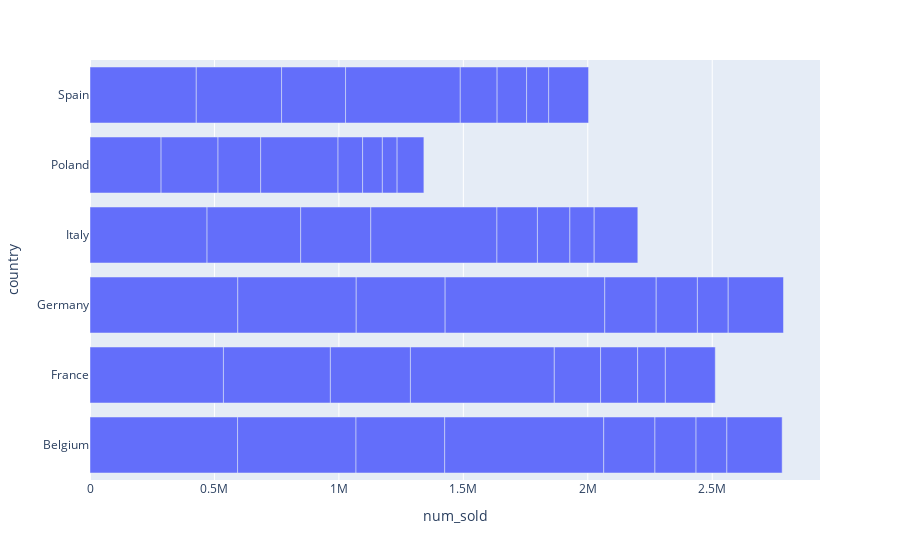

The notebook cell saved with this chart:
### Code cell
px.bar(dfg,x='num_sold',y='country',orientation='h')
#hover_data just added the store to tooltip.

### Figure 1 — Plotly figure (JSON) as saved in the notebook; plotly's stock layout.template omitted (floating-point values rounded to 4 significant figures)
{"data": [{"alignmentgroup": "True", "hovertemplate": "num_sold=%{x}<br>country=%{y}<extra></extra>", "legendgroup": "", "marker": {"color": "#636efa", "pattern": {"shape": ""}}, "name": "", "offsetgroup": "", "orientation": "h", "showlegend": false, "textposition": "auto", "type": "bar", "x": [593014, 475774, 356371, 638919, 205826, 165153, 123803, 222190, 536155, 429665, 321652, 578045, 186116, 148831, 111312, 200543, 593793, 475851, 357264, 641419, 206650, 165485, 123788, 222165, 470350, 376232, 281614, 506848, 162675, 130409, 97607, 175357, 285576, 228831, 171379, 310811, 98726, 79342, 59258, 107622, 426981, 342798, 257082, 460830, 148048, 118532, 88687, 160280], "xaxis": "x", "y": ["Belgium", "Belgium", "Belgium", "Belgium", "Belgium", "Belgium", "Belgium", "Belgium", "France", "France", "France", "France", "France", "France", "France", "France", "Germany", "Germany", "Germany", "Germany", "Germany", "Germany", "Germany", "Germany", "Italy", "Italy", "Italy", "Italy", "Italy", "Italy", "Italy", "Italy", "Poland", "Poland", "Poland", "Poland", "Poland", "Poland", "Poland", "Poland", "Spain", "Spain", "Spain", "Spain", "Spain", "Spain", "Spain", "Spain"], "yaxis": "y"}], "layout": {"barmode": "relative", "legend": {"tracegroupgap": 0}, "margin": {"t": 60}, "xaxis": {"anchor": "y", "domain": [0.0, 1.0], "title": {"text": "num_sold"}}, "yaxis": {"anchor": "x", "domain": [0.0, 1.0], "title": {"text": "country"}}}}
